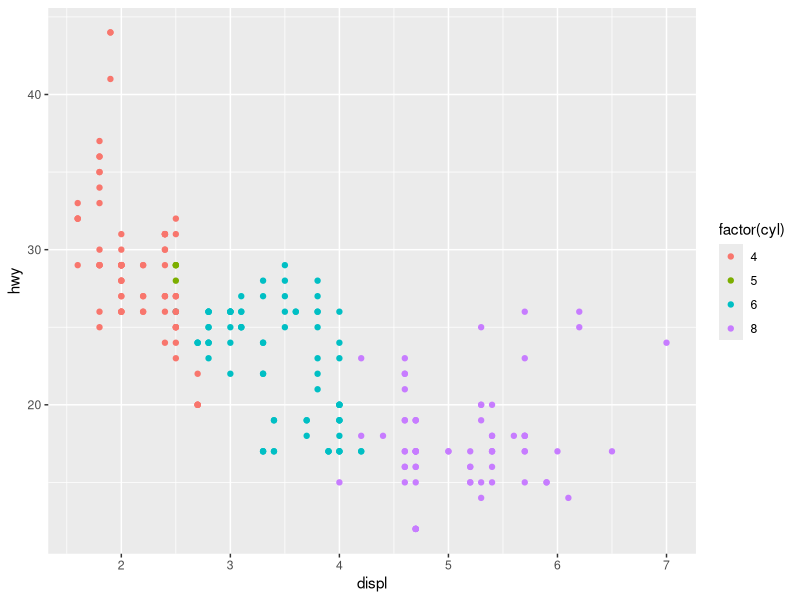
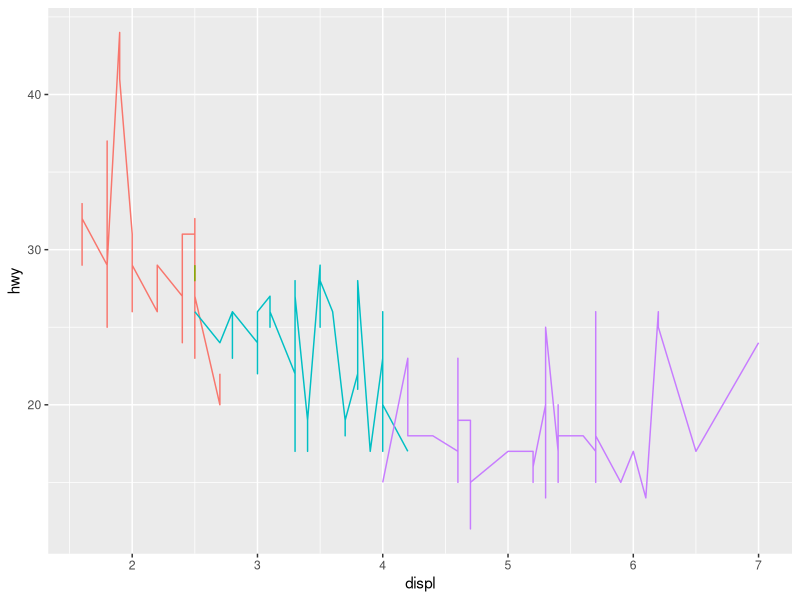
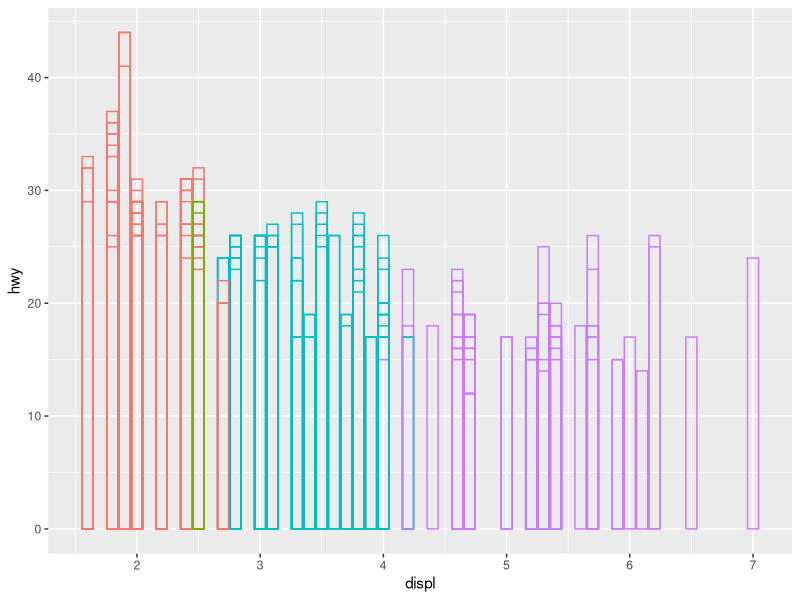
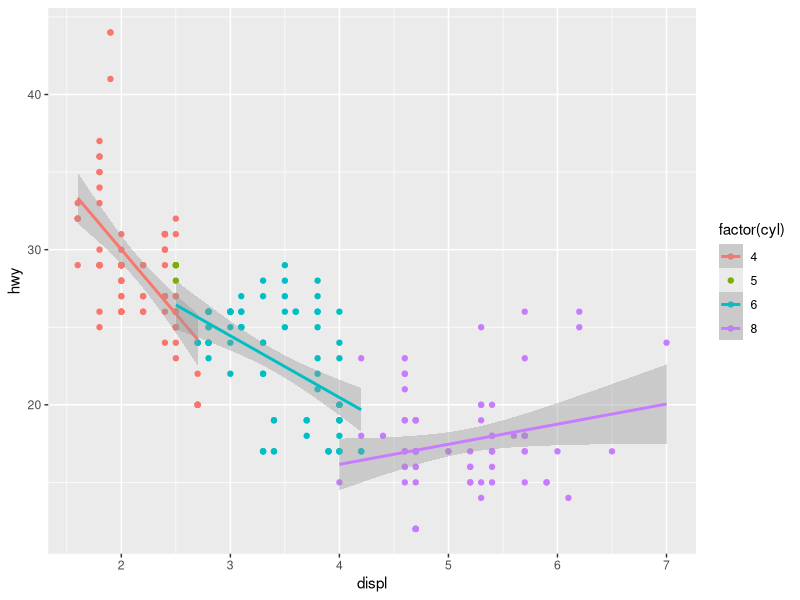

These figures' R source, in order:

# -------------------------------------------------------------------------

                # Building a Scatterplot # 

# -------------------------------------------------------------------------

          # How are engine size and fuel economy related? #

# -------------------------------------------------------------------------

        # We might create a scatterplot of engine displacement
        # and highway mpg with points coloured by number of cylinders:
        # head(mpg) dataset
# -------------------------------------------------------------------------

library(ggplot2)

ggplot(mpg, aes(displ, hwy, color = factor(cyl))) + 
  geom_point()


# -------------------------------------------------------------------------

      # different plot
x <- ggplot(mpg, aes(displ, hwy, color=factor(cyl)))

# -------------------------------------------------------------------------


# line plot
x + geom_line() + theme(legend.position = "none")

# -------------------------------------------------------------------------

# bar plot 
x + geom_bar(stat = "identity", position = "identity", fill = NA) + theme(legend.position = "none")


# -------------------------------------------------------------------------
# To overlay a per group regression line
ggplot(mpg, aes(displ, hwy, color = factor(cyl))) + 
  geom_point() + 
  geom_smooth(method = "lm")

# -------------------------------------------------------------------------
